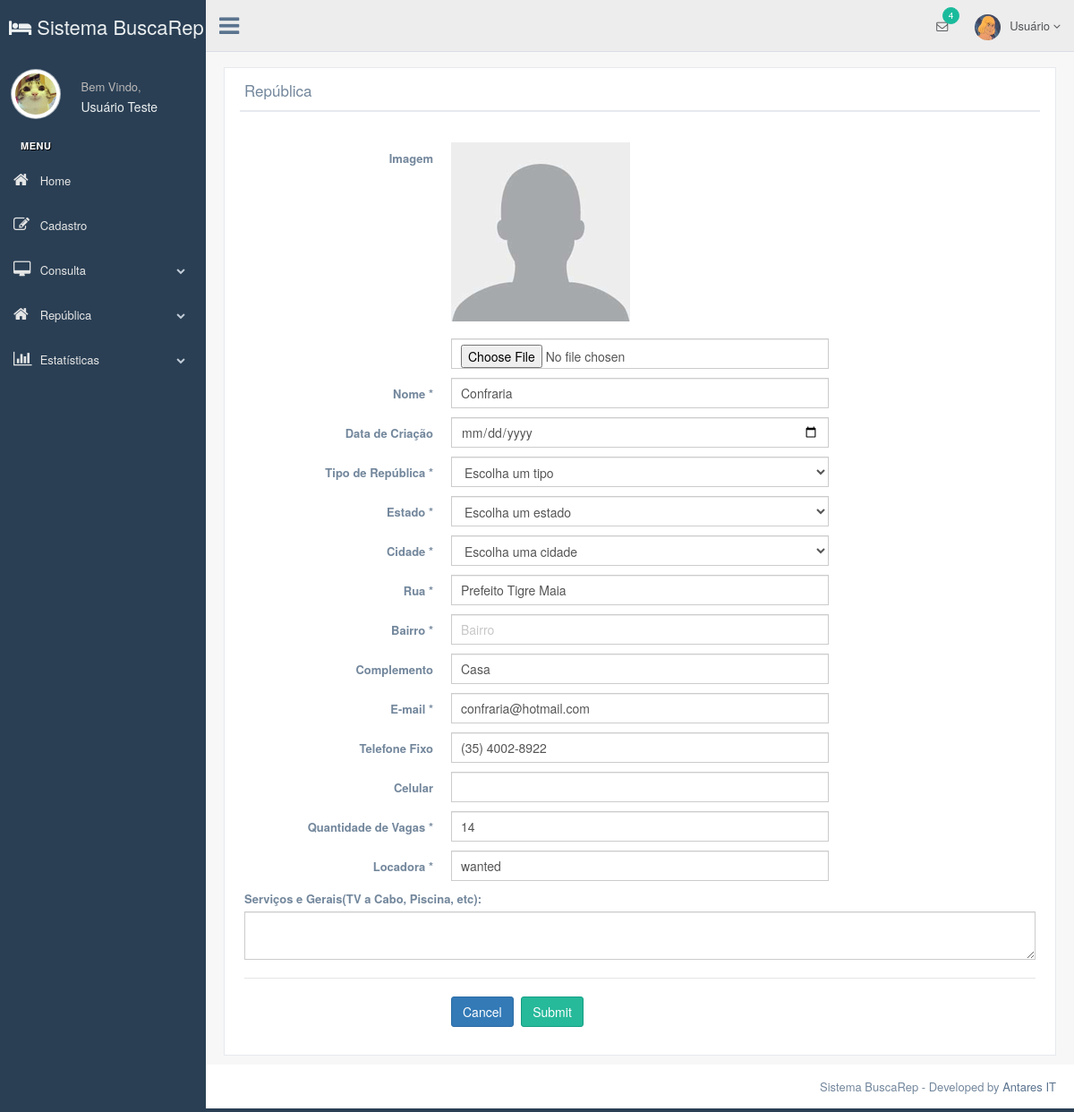
Screenshot of /production/rep_ed_page.php?id=2279 with the database file from the repository.
### tables this page shows
CREATE TABLE `republica` (
  `id` int(5) NOT NULL,
  `name` varchar(25) NOT NULL,
  `type` varchar(10) NOT NULL,
  `state` varchar(20) NOT NULL,
  `city` varchar(30) NOT NULL,
  `street` varchar(45) NOT NULL,
  `neighborhood` varchar(20) NOT NULL,
  `number` int(4) NOT NULL,
  `complement` varchar(15) NOT NULL,
  `email` varchar(45) NOT NULL,
  `phone` varchar(20) NOT NULL,
  `qtd` int(2) NOT NULL,
  `services` varchar(80) NOT NULL,
  `agency` varchar(20) NOT NULL,
  `img_name` varchar(40) NOT NULL
);

### production/rep_ed_page.php (the view, shortened to what this page needs)
<?php
include_once('connection/connect.php');
$id = $_GET['id'];
$comando = "SELECT * FROM republica WHERE id=('$id')";
$resultado = mysqli_query($conn, $comando);
?>
<!DOCTYPE html>
<html lang="en">
  <head>
    <link href="../vendors/bootstrap/dist/css/bootstrap.min.css" rel="stylesheet">
    <link href="../vendors/font-awesome/css/font-awesome.min.css" rel="stylesheet">
    <link href="../vendors/nprogress/nprogress.css" rel="stylesheet">
    <link href="../vendors/bootstrap-daterangepicker/daterangepicker.css" rel="stylesheet">
    <link href="../vendors/normalize-css/normalize.css" rel="stylesheet">
    <link href="../vendors/ion.rangeSlider/css/ion.rangeSlider.css" rel="stylesheet">
    <link href="../vendors/ion.rangeSlider/css/ion.rangeSlider.skinFlat.css" rel="stylesheet">
    <link href="../vendors/mjolnic-bootstrap-colorpicker/dist/css/bootstrap-colorpicker.min.css" rel="stylesheet">
    <link href="../vendors/cropper/dist/cropper.min.css" rel="stylesheet">
    <link href="../build/css/custom.min.css" rel="stylesheet">
  </head>
  <body class="nav-md">
    <div class="container body">
      <div class="main_container">
        <div class="col-md-3 left_col">
          <div class="left_col scroll-view">
			<div class="navbar nav_title" style="border: 0;"><a href="user_home.php" class="site_title"><em class="fa fa-hotel"></em> <span>Sistema BuscaRep</span></a></div>
            <div class="profile clearfix">
              <div class="profile_pic">
                <img src="images/img.jpg" alt="..." class="img-circle profile_img">
              </div>
              <div class="profile_info">
                <span>Bem Vindo,</span>
                <h2>Usuário Teste</h2>
              </div>
              <div class="clearfix"></div>
            </div>
            <br />
		              <div id="sidebar-menu" class="main_menu_side hidden-print main_menu">
              <div class="menu_section">
                <h3>Menu</h3>
                <ul class="nav side-menu">
                  <li><a href="user_home.php"><em class="fa fa-home"></em> Home </a></li>
                  <li><a><em class="fa fa-edit"></em> Cadastro </a>
                  </li>
                  <li><a><em class="fa fa-desktop"></em> Consulta<span class="fa fa-chevron-down"></span></a>
                  </li>
                  <li><a><em class="fa fa-home"></em> República <span class="fa fa-chevron-down"></span></a>
                  <li><a><em class="fa fa-bar-chart-o"></em> Estatísticas <span class="fa fa-chevron-down"></span></a>
                  </li>
                </ul>
              </div>
            </div>
          </div>
        </div>
        <div class="top_nav">
          <div class="nav_menu">
            <nav>
              <div class="nav toggle">
                <a id="menu_toggle"><i class="fa fa-bars"></i></a>
              </div>
              <ul class="nav navbar-nav navbar-right">
                <li class="">
                  <a href="javascript:;" class="user-profile dropdown-toggle" data-toggle="dropdown" aria-expanded="false">
                    <img src="images/He-man.jpg" alt="">Usuário
                    <span class=" fa fa-angle-down"></span>
                  </a>
                </li>
                <li role="presentation" class="dropdown"><a href="javascript:;" class="dropdown-toggle info-number" data-toggle="dropdown" aria-expanded="false"> <em class="fa fa-envelope-o"></em> <span class="badge bg-green">4</span> </a>
                </li>
              </ul>
            </nav>
          </div>
        </div>
        <div class="right_col" role="main">
          <div class="">
            <div class="page-title">
            </div>
            <div class="row">
              <div class="col-md-12 col-sm-12 col-xs-12">
                <div class="x_panel">
                  <div class="x_title">
                    <h2>República<small>Cadastro</small></h2>
                    <div class="clearfix"></div>
                  </div>
                  <div class="x_content">
                    <br />
                       <?php while($dado = mysqli_fetch_array($resultado)){ ?>
                     	<form action="rep_update.php?id=<?php echo $dado["id"]?>" method="POST" class="form-horizontal form-label-left" enctype="multipart/form-data">
                         <div class="item form-group">
                       <label class="control-label col-md-3 col-sm-3 col-xs-12" for="arquivo"> Imagem </label>
                			<div class="col-md-6 col-sm-6 col-xs-12">
                			<image id="profileImage" src="images/user.png" />
							<br></br>
               				<input class="form-control col-md-7 col-xs-12" type="file" required name="arquivo">
						   </div>
                       </div>
                       <div class="item form-group">
                        <label class="control-label col-md-3 col-sm-3 col-xs-12" for="name">Nome <span class="required">*</span>
                        </label>
                        <div class="col-md-6 col-sm-6 col-xs-12">
                          <input id="name" class="form-control col-md-7 col-xs-12" data-validate-length-range="6" data-validate-words="1" name="name" placeholder="Nome da República" required="required" value="<?php echo $dado["name"]; ?>" type="text">
                        </div>
                      </div>
                       <div class="form-group">
                        <label class="control-label col-md-3 col-sm-3 col-xs-12">Data de Criação <span class="required"></span>
                        </label>
                         <div class="col-md-6 col-sm-6 col-xs-12">
                          <input id="creation" name="creation" class="date-picker form-control col-md-7 col-xs-12" value ="<?php echo $dado["creation"] ?>" required="required" type="date">
                        </div>
                      </div>
                       <div class="item form-group">
                        <label	 class="control-label col-md-3 col-sm-3 col-xs-12" for="repType">Tipo de República <span class="required">*</span>
                        </label>
                        <div class="col-md-6 col-sm-6 col-xs-12">
                          <select id="type" class="form-control col-md-7 col-xs-12" data-validate-length-range="6" data-validate-words="2" name="type" required>
                            <option> Escolha um tipo </option>
                          </select>
                        </div>
                      </div>
                        <div class="item form-group">
                        <label class="control-label col-md-3 col-sm-3 col-xs-12" for="state">Estado <span class="required">*</span>
                        </label>
                        <div class="col-md-6 col-sm-6 col-xs-12">
                          <select id="state" class="form-control col-md-7 col-xs-12" data-validate-length-range="6" data-validate-words="2" name="state" required>
                            <option> Escolha um estado </option>
                          </select>
                        </div>
                      </div>
                      <div class="item form-group">
                        <label class="control-label col-md-3 col-sm-3 col-xs-12" for="city">Cidade <span class="required">*</span>
                        </label>
                        <div class="col-md-6 col-sm-6 col-xs-12">
                         <select id="city" class="form-control col-md-7 col-xs-12" data-validate-length-range="6" data-validate-words="2" name="city" required>
                            <option> Escolha uma cidade </option>
                          </select>
                        </div>
                      </div>
                      <div class="item form-group">
                        <label class="control-label col-md-3 col-sm-3 col-xs-12" for="street">Rua <span class="required">*</span>
                        </label>
                        <div class="col-md-6 col-sm-6 col-xs-12">
                          <input id="street" class="form-control col-md-7 col-xs-12" data-validate-length-range="6" data-validate-words="2" name="street" placeholder="Nome da Rua" value="<?php echo $dado["street"]; ?>" required="required" type="text">
                        </div>
                      </div>
                       <div class="item form-group">
                        <label class="control-label col-md-3 col-sm-3 col-xs-12" for="neighboor">Bairro <span class="required">*</span>
                        </label>
                        <div class="col-md-6 col-sm-6 col-xs-12">
                          <input id="neighboor" class="form-control col-md-7 col-xs-12" value="<?php echo $dado["neighboor"]; ?>" name="neighboor" placeholder="Bairro" required="required" type="text">
                        </div>
                      </div>
                      <div class="item form-group">
                        <label class="control-label col-md-3 col-sm-3 col-xs-12" for="complement">Complemento
                        </label>
                        <div class="col-md-6 col-sm-6 col-xs-12">
                          <input id="complement" class="form-control col-md-7 col-xs-12" data-validate-length-range="6" data-validate-words="2" name="complement" value="<?php echo $dado["complement"]; ?>" placeholder="Informações Adicionais" type="text">
                        </div>
                      </div>
                      <div class="item form-group">
                        <label class="control-label col-md-3 col-sm-3 col-xs-12" for="email">E-mail <span class="required">*</span>
                        </label>
                        <div class="col-md-6 col-sm-6 col-xs-12">
                          <input type="email" id="email" name="email" value="<?php echo $dado["email"]; ?>" placeholder="Endereço de e-mail" required="required" class="form-control col-md-7 col-xs-12">
                        </div>
                      </div>
                      <div class="form-group">
                        <label class="control-label col-md-3 col-sm-3 col-xs-3" for="phone">Telefone Fixo</label>
                        <div class="col-md-6 col-sm-6 col-xs-12">
                          <input id="phone" class="form-control col-md-7 col-xs-12" value="<?php echo $dado["phone"]; ?>" type="text" name="phone">
                        </div>
					  </div>
                      <div class="form-group">
                        <label class="control-label col-md-3 col-sm-3 col-xs-3" for="cellphone">Celular</label>
                        <div class="col-md-6 col-sm-6 col-xs-12">
                          <input id="cellphone" class="form-control col-md-7 col-xs-12" value="<?php echo $dado["cellphone"]; ?>" type="text" name="cellphone">
                        </div>
					  </div>
                      <div class="item form-group">
                        <label class="control-label col-md-3 col-sm-3 col-xs-12" for="qtd">Quantidade de Vagas <span class="required">*</span>
                        </label>
                        <div class="col-md-6 col-sm-6 col-xs-12">
                          <input id="qtd" class="form-control col-md-7 col-xs-12" name="qtd" value="<?php echo $dado["qtd"]; ?>" placeholder="Número de Vagas" required="required" type="text">
                        </div>
                      </div>
                      <div class="item form-group">
                        <label class="control-label col-md-3 col-sm-3 col-xs-12" for="agency">Locadora <span class="required">*</span>
                        </label>
                        <div class="col-md-6 col-sm-6 col-xs-12">
                          <input id="agency" class="form-control col-md-7 col-xs-12" name="agency" value="<?php echo $dado["agency"]; ?>" placeholder="Nome da empresa / pessoa locadora" required="required" type="text">
                        </div>
                      </div>
                      <label for="services">Serviços e Gerais(TV a Cabo, Piscina, etc):</label>
                          <textarea id="services" required class="form-control" name="services" value="<?php echo $dado["services"]; ?>" data-parsley-trigger="keyup" data-parsley-minlength="20" data-parsley-maxlength="100" data-parsley-minlength-message="Come on! You need to enter at least a 20 caracters long comment.."
                          data-parsley-validation-threshold="10"></textarea>
                      <div class="ln_solid"></div>
                      <div class="form-group">
                        <div class="col-md-9 col-md-offset-3">
                          <button type="submit" class="btn btn-primary">Cancel</button>
                          <button type="submit" class="btn btn-success">Submit</button>
                        </div>
                      </div>
                      <?php } ?>
                    </form>
                  </div>
                </div>
              </div>
            </div>
			</div>
        </div>
        <footer>
          <div class="pull-right">
           Sistema BuscaRep - Developed by <a href="https://colorlib.com">Antares IT</a>
          </div>
          <div class="clearfix"></div>
        </footer>
      </div>
    </div>
  </body>
</html>

### rows the page displays
republica: name "Confraria", street "Prefeito Tigre Maia", complement "Casa", email "confraria@hotmail.com", phone "(35) 4002-8922", qtd "14", agency "wanted"
